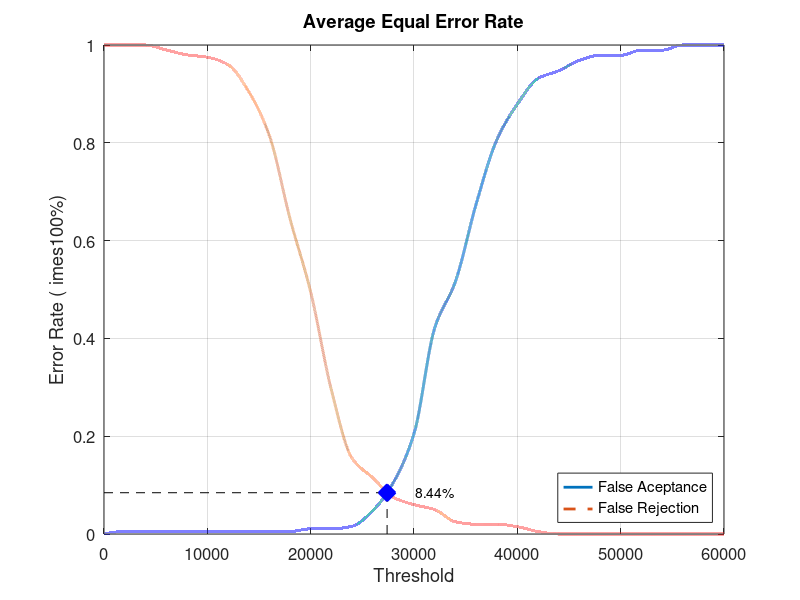
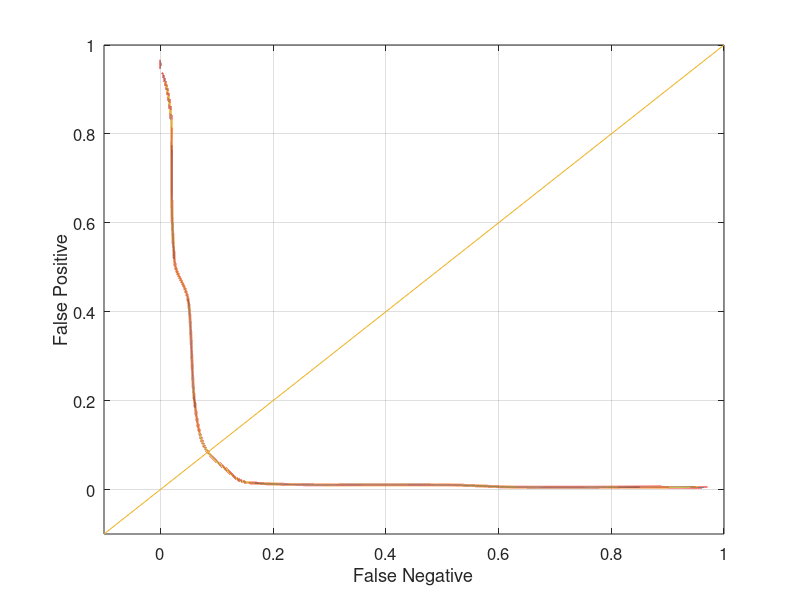

The MATLAB script that drew these images, in order:
close all;
clear;
clc;
x = 0:2000:60000;
xq = 0:0.5:60000;

y0 = [0 0.00526316 0.00526316 0.00526316 0.00526316 0.00526316 0.00526316 0.00526316 0.00526316 0.00526316 0.0105263 0.0105263 0.0157895 0.0473684 0.105263 0.205263 0.421053 0.515789 0.673684 0.805263 0.878947 0.931579 0.947368 0.968421 0.978947 0.978947 0.989474 0.989474 1 1 1]
yy0 = interp1(x, y0, xq, 'pchip');
y1 = [1 1 1 0.99 0.98 0.975 0.96 0.905 0.815 0.645 0.495 0.295 0.155 0.115 0.075 0.06 0.05 0.025 0.02 0.02 0.015 0.005 0 0 0 0 0 0 0 0 0]
yy1 = interp1(x, y1, xq, 'pchip');

% Calculating EER: 
y2 = abs(y0 - y1);
find(y2 == min(y2))
yy2 = abs(yy0 - yy1);
xEER = find(yy2 == min(yy2));
xEERIndex = xq(xEER) % X-axis EER
yEER = yy0(xEER) % Y-axis EER

main = figure
plot(xq, yy0,'-','LineWidth', 2);	hold on
plot(xq, yy1,'--','LineWidth', 2);	hold on
plot([xEERIndex xEERIndex], [0 yEER], 'k--');	hold on
plot([0 xEERIndex], [yEER yEER], 'k--');	hold on
plot(xEERIndex, yEER, 'bx', 'LineWidth', 10);	hold on
text(xEERIndex + 10 * xEERIndex / 100, yEER, [num2str(round((10000 * yEER)) / 100) '%'])
legend('False Aceptance', 'False Rejection', 'Location', 'SouthEast')
xlabel('Threshold')
ylabel('Error Rate (	imes100%)')
title('Average Equal Error Rate')
set(gca, 'FontSize', 12)
axis([0 60000 0 1])
grid on

print(main, 'Database1_4Main', '-dpng');
FNRxFPR = figure('Color', [1 1 1]);
plot(yy1, yy0, '-', yy1, yy0, 'LineWidth', 2);
hold on
y = -0.1:0.1:1
plot(y, y); 
set(gca, 'FontSize', 12)
xlabel('False Negative')
ylabel('False Positive')
axis([-0.1 1 -0.1 1])
set(gca, 'FontSize', 12)
grid on

print(FNRxFPR, 'Database1_4FNRxFPR','-dpng');
